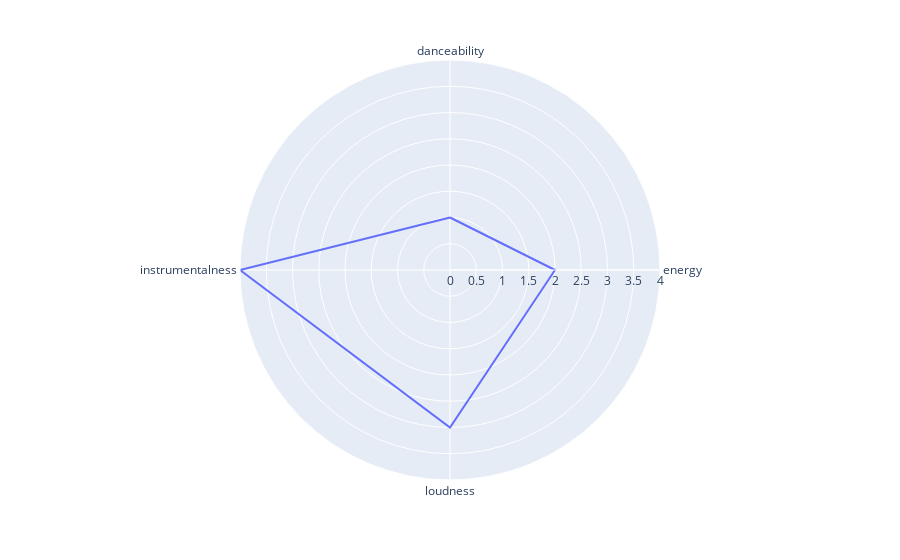

Source (notebook cell):
### Code cell
r=[1,2,3,4]
t=['danceability','energy','loudness','instrumentalness']
fig=px.line_polar(metal_performer_gb,r,t,line_close=True)
fig.show()

### Figure 1 — Plotly figure (JSON) as saved in the notebook; plotly's stock layout.template omitted (floating-point values rounded to 4 significant figures)
{"data": [{"hovertemplate": "r=%{r}<br>theta=%{theta}<extra></extra>", "legendgroup": "", "line": {"color": "#636efa", "dash": "solid"}, "marker": {"symbol": "circle"}, "mode": "lines", "name": "", "r": [1, 2, 3, 4, 1], "showlegend": false, "subplot": "polar", "theta": ["danceability", "energy", "loudness", "instrumentalness", "danceability"], "type": "scatterpolar"}], "layout": {"legend": {"tracegroupgap": 0}, "margin": {"t": 60}, "polar": {"angularaxis": {"direction": "clockwise", "rotation": 90}, "domain": {"x": [0, 1], "y": [0, 1]}}}}
